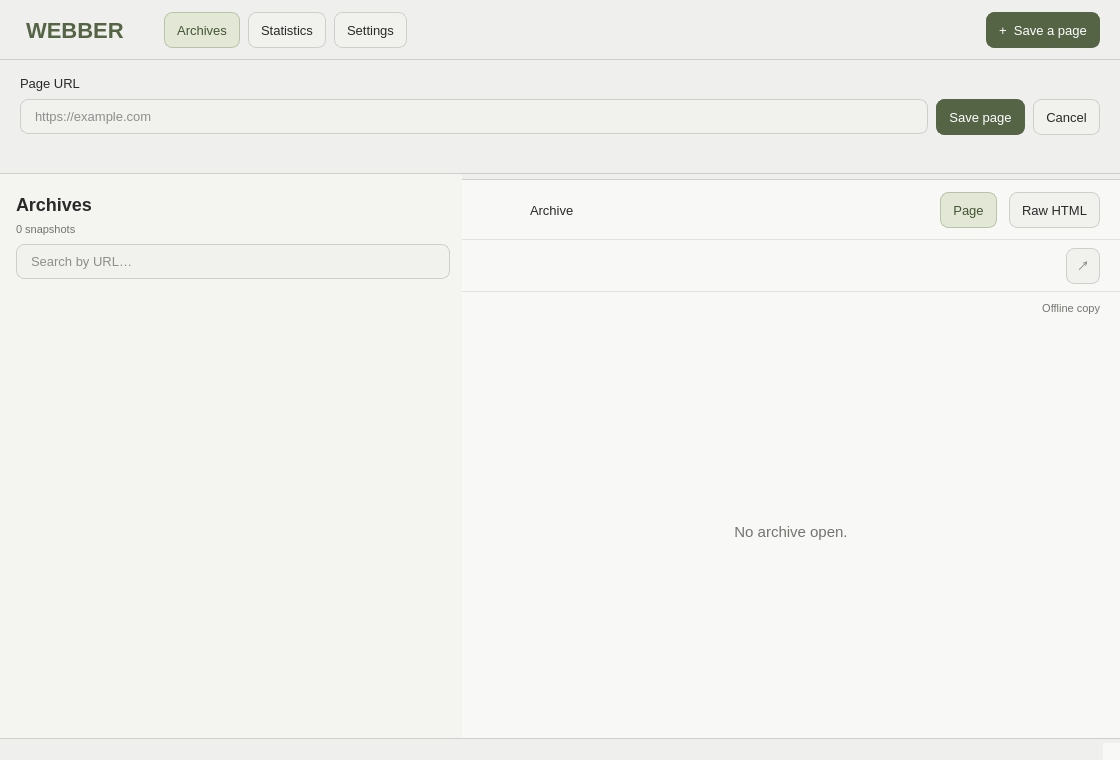
<?xml version="1.0" encoding="UTF-8"?>
<ui version="4.0">
 <class>WebberWindow</class>
 <widget class="QMainWindow" name="WebberWindow">
  <property name="geometry"><rect><x>0</x><y>0</y><width>1120</width><height>760</height></rect></property>
  <property name="minimumSize"><size><width>760</width><height>520</height></size></property>
  <property name="windowTitle"><string>Webber</string></property>
  <property name="styleSheet"><string notr="true">
QWidget { background: #f8f8f6; color: #292929; font-size: 13px; }
QLabel { background: transparent; }
QWidget#navigationBar, QWidget#capturePanel { background: #efefed; border-bottom: 1px solid #cececa; }
QLabel#brandLabel { background: transparent; color: #566446; font-size: 22px; font-weight: 600; padding: 0 8px 0 0; }
QPushButton { min-height: 18px; padding: 8px 12px; border: 1px solid #cececa; border-radius: 8px; background: #f1f1ee; }
QPushButton#sidebarToggle { padding: 5px; border: none; background: transparent; }
QPushButton#sidebarToggle:hover { background: #e9ecdf; }
QPushButton:hover { background: #e9ecdf; }
QPushButton:checked { background: #e3e8d6; color: #435435; border-color: #b7c4a7; }
QPushButton:focus { border-color: #879b76; }
QPushButton#savePageButton, QPushButton#captureButton { background: #566446; color: #ffffff; border-color: #566446; }
QPushButton#savePageButton:hover, QPushButton#captureButton:hover { background: #4b5a3d; border-color: #4b5a3d; }
QPushButton#savePageButton:pressed, QPushButton#captureButton:pressed { background: #414f35; border-color: #414f35; }
QPushButton:disabled { color: #92928e; }
QLineEdit { background: #f1f1ee; border: 1px solid #cececa; border-radius: 8px; padding: 8px 12px; selection-background-color: #d7dfc8; }
QWidget#archivePanel { background: #f4f4f1; }
QLabel#archiveHeading { background: transparent; font-size: 18px; font-weight: 500; }
QLabel#archiveCount, QLabel#snapshotDate, QLabel#offlineLabel, QLabel#previewLabel { background: transparent; color: #737370; font-size: 11px; }
QListWidget { border: none; background: #f4f4f1; padding: 3px; outline: 0; }
QListWidget::item { border: 1px solid transparent; border-bottom-color: #dededb; border-radius: 8px; padding: 12px 40px 12px 12px; margin: 3px 0; }
QListWidget::item:selected { background: #e3e8d6; color: #36442b; border-color: #b7c4a7; }
QListWidget::item:hover:!selected { background: #e9ecdf; }
QWidget#readerBar, QWidget#addressBar { border-bottom: 1px solid #e3e3df; }
QLabel#currentUrl { color: #737370; font-size: 12px; }
QLabel#emptyMessage { color: #737370; font-size: 15px; }
QPlainTextEdit { border: none; padding: 16px; background: #f8f8f6; color: #41413e; font-family: monospace; }
QSplitter::handle { background: #cececa; width: 1px; }
QSplitter::handle:hover { background: #879b76; }
QStatusBar { background: #efefed; color: #737370; border-top: 1px solid #cececa; }
QStatusBar::item { border: none; }
QLabel#settingsHeading { font-size: 22px; font-weight: 500; }
QLabel#webpageHeading { font-size: 15px; margin-top: 20px; }
QLabel#viewingDescription { color: #737370; font-size: 12px; }
QSpinBox { min-height: 18px; background: #f1f1ee; color: #292929; padding: 8px 12px; border: 1px solid #cececa; border-top-left-radius: 8px; border-bottom-left-radius: 8px; }
QPushButton#zoomDecrease, QPushButton#textSizeDecrease { background: #f1f1ee; border-radius: 0; border-left: none; padding: 6px; font-size: 19px; }
QPushButton#zoomIncrease, QPushButton#textSizeIncrease { background: #f1f1ee; border-top-left-radius: 0; border-bottom-left-radius: 0; border-top-right-radius: 8px; border-bottom-right-radius: 8px; border-left: none; padding: 6px; font-size: 19px; }
QPushButton#zoomDecrease:hover, QPushButton#zoomIncrease:hover, QPushButton#textSizeDecrease:hover, QPushButton#textSizeIncrease:hover { background: #e9ecdf; }
QSpinBox QLineEdit { padding: 0; border: none; background: transparent; color: #292929; border-radius: 0; }
QSpinBox:focus, QLineEdit:focus, QComboBox:focus { border-color: #879b76; }
QComboBox { min-height: 18px; background: #f1f1ee; color: #292929; padding: 8px 12px; border: 1px solid #cececa; border-radius: 8px; min-width: 150px; padding-right: 34px; }
QComboBox::drop-down { subcontrol-origin: padding; subcontrol-position: top right; width: 30px; border: none; background: transparent; border-top-right-radius: 8px; border-bottom-right-radius: 8px; }
QComboBox::down-arrow { image: url(icons/chevron-light.svg); width: 14px; height: 14px; }
QComboBox:hover { border-color: #566446; }
QPushButton:pressed { background: #e3e8d6; }
QComboBox QAbstractItemView { border: 1px solid #cececa; border-radius: 8px; padding: 4px; outline: none; background: #f8f8f6; color: #292929; selection-background-color: #e3e8d6; selection-color: #435435; }
QLabel#appearanceLabel { font-size: 15px; margin-top: 20px; }
QLabel#appearanceDescription, QLabel#themeStatus { color: #737370; }

QScrollBar:vertical { background: transparent; width: 12px; margin: 3px 2px; border: none; }
QScrollBar::handle:vertical { background: #cececa; min-height: 34px; border: none; border-radius: 4px; }
QScrollBar::handle:vertical:hover { background: #92928e; }
QScrollBar::handle:vertical:pressed { background: #566446; }
QScrollBar::add-line:vertical, QScrollBar::sub-line:vertical { height: 0; border: none; background: transparent; }
QScrollBar::add-page:vertical, QScrollBar::sub-page:vertical { background: transparent; border: none; }
QScrollBar:horizontal { background: transparent; height: 12px; margin: 2px 3px; border: none; }
QScrollBar::handle:horizontal { background: #cececa; min-width: 34px; border: none; border-radius: 4px; }
QScrollBar::handle:horizontal:hover { background: #92928e; }
QScrollBar::handle:horizontal:pressed { background: #566446; }
QScrollBar::add-line:horizontal, QScrollBar::sub-line:horizontal { width: 0; border: none; background: transparent; }
QScrollBar::add-page:horizontal, QScrollBar::sub-page:horizontal { background: transparent; border: none; }
QAbstractScrollArea::corner { background: transparent; border: none; }
QWidget#archiveTabsHost { background: #efefed; border-bottom: 1px solid #cececa; }
QTabBar { background: transparent; qproperty-drawBase: 0; }
QTabBar::tab { background: #f1f1ee; color: #737370; border: 1px solid #cececa; border-bottom: none; border-top-left-radius: 8px; border-top-right-radius: 8px; padding: 8px 12px 8px 0px; margin-right: 4px; min-height: 22px; min-width: 85px; max-width: 220px; }
QTabBar::tab:selected { background: #e3e8d6; color: #435435; border-color: #b7c4a7; }
QTabBar::tab:hover:!selected { background: #e9ecdf; }
QTabBar::close-button { image: url(icons/close-light.svg); width: 14px; height: 14px; border: none; background: transparent; }
QWidget#tabCloseHost { background: transparent; }
QToolButton#tabCloseButton { background: transparent; border: none; border-radius: 6px; padding: 4px; }
QToolButton#tabCloseButton:hover { background: #e9ecdf; }
QToolButton#tabCloseButton:pressed { background: #e3e8d6; }
QToolButton#tabCloseButton:focus { border: 1px solid #879b76; }
QTabBar QToolButton { background: #f1f1ee; color: #292929; border: none; border-radius: 5px; }
QToolTip { background: #f8f8f6; color: #292929; border: 1px solid #cececa; border-radius: 6px; padding: 6px 8px; }
  </string></property>
  <widget class="QWidget" name="centralWidget">
   <layout class="QVBoxLayout" name="rootLayout">
    <property name="spacing"><number>0</number></property><property name="leftMargin"><number>0</number></property><property name="topMargin"><number>0</number></property><property name="rightMargin"><number>0</number></property><property name="bottomMargin"><number>0</number></property>
    <item><widget class="QWidget" name="navigationBar"><layout class="QHBoxLayout" name="navigationLayout">
     <property name="leftMargin"><number>20</number></property><property name="topMargin"><number>12</number></property><property name="rightMargin"><number>20</number></property><property name="bottomMargin"><number>12</number></property>
     <property name="spacing"><number>8</number></property><item><widget class="QLabel" name="brandLabel"><property name="text"><string>WEBBER</string></property></widget></item>
     <item><spacer name="brandSpacer"><property name="sizeType"><enum>QSizePolicy::Fixed</enum></property><property name="orientation"><enum>Qt::Horizontal</enum></property><property name="sizeHint" stdset="0"><size><width>18</width><height>20</height></size></property></spacer></item>
     <item><widget class="QPushButton" name="archivesButton"><property name="text"><string>Archives</string></property><property name="checkable"><bool>true</bool></property><property name="checked"><bool>true</bool></property></widget></item>
     <item><widget class="QPushButton" name="statisticsButton"><property name="text"><string>Statistics</string></property><property name="checkable"><bool>true</bool></property></widget></item>
     <item><widget class="QPushButton" name="settingsButton"><property name="text"><string>Settings</string></property><property name="checkable"><bool>true</bool></property></widget></item>
     <item><spacer name="toolbarSpacer"><property name="orientation"><enum>Qt::Horizontal</enum></property><property name="sizeHint" stdset="0"><size><width>300</width><height>20</height></size></property></spacer></item>
     <item><widget class="QPushButton" name="savePageButton"><property name="text"><string>+  Save a page</string></property><property name="checkable"><bool>true</bool></property></widget></item>
    </layout></widget></item>
    <item><widget class="QWidget" name="capturePanel"><property name="visible"><bool>false</bool></property><layout class="QVBoxLayout" name="captureLayout">
     <property name="leftMargin"><number>20</number></property><property name="rightMargin"><number>20</number></property>
     <property name="spacing"><number>8</number></property><property name="topMargin"><number>16</number></property><property name="bottomMargin"><number>16</number></property><item><widget class="QLabel" name="captureLabel"><property name="text"><string>Page URL</string></property><property name="buddy"><cstring>urlInput</cstring></property></widget></item>
     <item><layout class="QHBoxLayout" name="captureRow"><property name="spacing"><number>8</number></property><item><widget class="QLineEdit" name="urlInput"><property name="placeholderText"><string>https://example.com</string></property><property name="clearButtonEnabled"><bool>true</bool></property></widget></item><item><widget class="QPushButton" name="captureButton"><property name="text"><string>Save page</string></property></widget></item><item><widget class="QPushButton" name="cancelCaptureButton"><property name="text"><string>Cancel</string></property></widget></item></layout></item>
     <item><widget class="QLabel" name="captureStatus"><property name="text"><string/></property><property name="wordWrap"><bool>true</bool></property></widget></item>
    </layout></widget></item>
    <item><widget class="QStackedWidget" name="mainStack"><property name="currentIndex"><number>0</number></property>
     <widget class="QWidget" name="archivesPage"><layout class="QVBoxLayout" name="archivesPageLayout"><property name="spacing"><number>0</number></property><property name="leftMargin"><number>0</number></property><property name="topMargin"><number>0</number></property><property name="rightMargin"><number>0</number></property><property name="bottomMargin"><number>0</number></property>
      <item><widget class="QSplitter" name="workspaceSplitter"><property name="orientation"><enum>Qt::Horizontal</enum></property><property name="childrenCollapsible"><bool>false</bool></property>
       <widget class="QWidget" name="archivePanel"><property name="minimumSize"><size><width>240</width><height>0</height></size></property><layout class="QVBoxLayout" name="archiveLayout"><property name="leftMargin"><number>16</number></property><property name="topMargin"><number>20</number></property><property name="rightMargin"><number>12</number></property><property name="bottomMargin"><number>12</number></property>
        <property name="spacing"><number>8</number></property><item><widget class="QLabel" name="archiveHeading"><property name="text"><string>Archives</string></property></widget></item>
        <item><widget class="QLabel" name="archiveCount"><property name="text"><string>0 snapshots</string></property></widget></item>
        <item><widget class="QLineEdit" name="searchInput"><property name="placeholderText"><string>Search by URL…</string></property><property name="clearButtonEnabled"><bool>true</bool></property><property name="accessibleName"><string>Search snapshots by URL</string></property></widget></item>
        <item><widget class="QListWidget" name="snapshotList"><property name="mouseTracking"><bool>true</bool></property><property name="accessibleName"><string>Archived snapshots</string></property></widget></item>
       </layout></widget>
       <widget class="QWidget" name="readerPanel"><layout class="QVBoxLayout" name="readerLayout"><property name="spacing"><number>0</number></property><property name="leftMargin"><number>0</number></property><property name="topMargin"><number>0</number></property><property name="rightMargin"><number>0</number></property><property name="bottomMargin"><number>0</number></property>
        <item><widget class="QWidget" name="archiveTabsHost"><layout class="QVBoxLayout" name="archiveTabsLayout"><property name="leftMargin"><number>8</number></property><property name="topMargin"><number>6</number></property><property name="rightMargin"><number>8</number></property><property name="bottomMargin"><number>0</number></property></layout></widget></item>
        <item><widget class="QWidget" name="readerBar"><layout class="QHBoxLayout" name="readerBarLayout"><property name="leftMargin"><number>20</number></property><property name="topMargin"><number>12</number></property><property name="rightMargin"><number>20</number></property><property name="bottomMargin"><number>12</number></property>
         <property name="spacing"><number>12</number></property><item><widget class="QPushButton" name="sidebarToggle"><property name="text"><string/></property><property name="minimumSize"><size><width>36</width><height>34</height></size></property><property name="maximumSize"><size><width>36</width><height>34</height></size></property><property name="icon"><iconset><normaloff>icons/sidebar-light.svg</normaloff>icons/sidebar-light.svg</iconset></property><property name="iconSize"><size><width>22</width><height>22</height></size></property><property name="checkable"><bool>true</bool></property><property name="checked"><bool>true</bool></property><property name="toolTip"><string>Hide sidebar</string></property><property name="accessibleName"><string>Archive sidebar</string></property></widget></item>
         <item><widget class="QLabel" name="pageTitle"><property name="text"><string>Archive</string></property></widget></item><item><spacer name="readerSpacer"><property name="orientation"><enum>Qt::Horizontal</enum></property><property name="sizeHint" stdset="0"><size><width>100</width><height>20</height></size></property></spacer></item>
         <item><widget class="QPushButton" name="pageButton"><property name="text"><string>Page</string></property><property name="checkable"><bool>true</bool></property><property name="checked"><bool>true</bool></property></widget></item><item><widget class="QPushButton" name="rawButton"><property name="text"><string>Raw HTML</string></property><property name="checkable"><bool>true</bool></property></widget></item>
        </layout></widget></item>
        <item><widget class="QWidget" name="addressBar"><layout class="QHBoxLayout" name="addressLayout"><property name="leftMargin"><number>20</number></property><property name="rightMargin"><number>20</number></property><property name="spacing"><number>12</number></property><property name="topMargin"><number>8</number></property><property name="bottomMargin"><number>8</number></property><item><widget class="QLabel" name="currentUrl"><property name="text"><string/></property><property name="wordWrap"><bool>true</bool></property><property name="textInteractionFlags"><set>Qt::TextSelectableByMouse</set></property></widget></item><item><widget class="QPushButton" name="openWindowButton"><property name="minimumSize"><size><width>34</width><height>30</height></size></property><property name="maximumSize"><size><width>34</width><height>36</height></size></property><property name="text"><string>↗</string></property><property name="toolTip"><string>Open in new window</string></property><property name="accessibleName"><string>Open archive in new window</string></property><property name="enabled"><bool>false</bool></property></widget></item></layout></widget></item>
        <item><layout class="QHBoxLayout" name="metadataLayout"><property name="leftMargin"><number>20</number></property><property name="topMargin"><number>10</number></property><property name="rightMargin"><number>20</number></property><property name="bottomMargin"><number>10</number></property><property name="spacing"><number>12</number></property><item><widget class="QLabel" name="snapshotDate"><property name="text"><string/></property></widget></item><item><widget class="QLabel" name="offlineLabel"><property name="text"><string>Offline copy</string></property><property name="alignment"><set>Qt::AlignRight|Qt::AlignVCenter</set></property></widget></item></layout></item>
        <item><widget class="QStackedWidget" name="viewerStack"><property name="currentIndex"><number>0</number></property>
         <widget class="QWidget" name="emptyPage"><layout class="QVBoxLayout" name="emptyLayout"><item><widget class="QLabel" name="emptyMessage"><property name="text"><string>No archive open.</string></property><property name="alignment"><set>Qt::AlignCenter</set></property><property name="wordWrap"><bool>true</bool></property></widget></item></layout></widget>
         <widget class="QWidget" name="webPage"><layout class="QVBoxLayout" name="webLayout"><property name="leftMargin"><number>0</number></property><property name="topMargin"><number>0</number></property><property name="rightMargin"><number>0</number></property><property name="bottomMargin"><number>0</number></property><item><widget class="QWidget" name="webViewHost"><layout class="QVBoxLayout" name="webViewLayout"><property name="leftMargin"><number>0</number></property><property name="topMargin"><number>0</number></property><property name="rightMargin"><number>0</number></property><property name="bottomMargin"><number>0</number></property><item><widget class="QLabel" name="designerViewerPlaceholder"><property name="text"><string>Webpage</string></property><property name="alignment"><set>Qt::AlignCenter</set></property></widget></item></layout></widget></item></layout></widget>
         <widget class="QWidget" name="rawPage"><layout class="QVBoxLayout" name="rawLayout"><property name="leftMargin"><number>0</number></property><property name="topMargin"><number>0</number></property><property name="rightMargin"><number>0</number></property><property name="bottomMargin"><number>0</number></property><item><widget class="QPlainTextEdit" name="rawHtml"><property name="readOnly"><bool>true</bool></property><property name="placeholderText"><string>Raw HTML</string></property></widget></item></layout></widget>
        </widget></item>
       </layout></widget>
      </widget></item>
     </layout></widget>
     <widget class="QWidget" name="statisticsPage"/>
     <widget class="QWidget" name="settingsPage"><layout class="QVBoxLayout" name="settingsPageLayout"><property name="leftMargin"><number>0</number></property><property name="topMargin"><number>0</number></property><property name="rightMargin"><number>0</number></property><property name="bottomMargin"><number>0</number></property><item><widget class="QScrollArea" name="settingsScrollArea"><property name="frameShape"><enum>QFrame::NoFrame</enum></property><property name="widgetResizable"><bool>true</bool></property><widget class="QWidget" name="settingsContents"><layout class="QVBoxLayout" name="settingsLayout">
      <property name="leftMargin"><number>28</number></property><property name="topMargin"><number>28</number></property><property name="rightMargin"><number>28</number></property><property name="bottomMargin"><number>28</number></property>
      <property name="spacing"><number>12</number></property><item><widget class="QLabel" name="settingsHeading"><property name="text"><string>Settings</string></property></widget></item>
      <item><widget class="QLabel" name="appearanceLabel"><property name="text"><string>Appearance</string></property></widget></item>
      <item><layout class="QHBoxLayout" name="themeControls"><property name="spacing"><number>8</number></property><item><widget class="QPushButton" name="lightModeButton"><property name="text"><string>Light</string></property><property name="checkable"><bool>true</bool></property><property name="checked"><bool>true</bool></property></widget></item><item><widget class="QPushButton" name="darkModeButton"><property name="text"><string>Dark</string></property><property name="checkable"><bool>true</bool></property></widget></item><item><spacer name="themeSpacer"><property name="orientation"><enum>Qt::Horizontal</enum></property><property name="sizeHint" stdset="0"><size><width>400</width><height>20</height></size></property></spacer></item></layout></item>
      <item><widget class="QLabel" name="webpageHeading"><property name="text"><string>Webpage viewing</string></property></widget></item>
      <item><layout class="QFormLayout" name="viewingForm"><property name="formAlignment"><set>Qt::AlignLeft|Qt::AlignTop</set></property><property name="labelAlignment"><set>Qt::AlignLeft|Qt::AlignVCenter</set></property><property name="horizontalSpacing"><number>24</number></property><property name="verticalSpacing"><number>12</number></property><property name="fieldGrowthPolicy"><enum>QFormLayout::FieldsStayAtSizeHint</enum></property>
       <item row="0" column="0"><widget class="QLabel" name="pageZoomLabel"><property name="text"><string>Page zoom</string></property><property name="buddy"><cstring>pageZoomInput</cstring></property></widget></item>
       <item row="0" column="1"><widget class="QWidget" name="zoomStepper"><property name="maximumSize"><size><width>220</width><height>36</height></size></property><property name="minimumSize"><size><width>220</width><height>36</height></size></property><layout class="QHBoxLayout" name="zoomStepperLayout"><property name="spacing"><number>0</number></property><property name="leftMargin"><number>0</number></property><property name="topMargin"><number>0</number></property><property name="rightMargin"><number>0</number></property><property name="bottomMargin"><number>0</number></property><item><widget class="QSpinBox" name="pageZoomInput"><property name="minimumSize"><size><width>115</width><height>36</height></size></property><property name="buttonSymbols"><enum>QAbstractSpinBox::NoButtons</enum></property><property name="keyboardTracking"><bool>false</bool></property><property name="suffix"><string>%</string></property><property name="minimum"><number>75</number></property><property name="maximum"><number>200</number></property><property name="singleStep"><number>5</number></property><property name="value"><number>100</number></property></widget></item><item><widget class="QPushButton" name="zoomDecrease"><property name="text"><string>−</string></property><property name="accessibleName"><string>Decrease page zoom</string></property><property name="minimumSize"><size><width>42</width><height>36</height></size></property><property name="maximumSize"><size><width>42</width><height>42</height></size></property></widget></item><item><widget class="QPushButton" name="zoomIncrease"><property name="text"><string>+</string></property><property name="accessibleName"><string>Increase page zoom</string></property><property name="minimumSize"><size><width>42</width><height>36</height></size></property><property name="maximumSize"><size><width>42</width><height>42</height></size></property></widget></item></layout></widget></item>
       <item row="1" column="0"><widget class="QLabel" name="textSizeLabel"><property name="text"><string>Text size</string></property><property name="buddy"><cstring>textSizeInput</cstring></property></widget></item>
       <item row="1" column="1"><widget class="QWidget" name="textSizeStepper"><property name="maximumSize"><size><width>220</width><height>36</height></size></property><property name="minimumSize"><size><width>220</width><height>36</height></size></property><layout class="QHBoxLayout" name="textSizeStepperLayout"><property name="spacing"><number>0</number></property><property name="leftMargin"><number>0</number></property><property name="topMargin"><number>0</number></property><property name="rightMargin"><number>0</number></property><property name="bottomMargin"><number>0</number></property><item><widget class="QSpinBox" name="textSizeInput"><property name="minimumSize"><size><width>115</width><height>36</height></size></property><property name="buttonSymbols"><enum>QAbstractSpinBox::NoButtons</enum></property><property name="keyboardTracking"><bool>false</bool></property><property name="suffix"><string> pt</string></property><property name="minimum"><number>10</number></property><property name="maximum"><number>32</number></property><property name="singleStep"><number>1</number></property><property name="value"><number>12</number></property></widget></item><item><widget class="QPushButton" name="textSizeDecrease"><property name="text"><string>−</string></property><property name="accessibleName"><string>Decrease text size</string></property><property name="minimumSize"><size><width>42</width><height>36</height></size></property><property name="maximumSize"><size><width>42</width><height>42</height></size></property></widget></item><item><widget class="QPushButton" name="textSizeIncrease"><property name="text"><string>+</string></property><property name="accessibleName"><string>Increase text size</string></property><property name="minimumSize"><size><width>42</width><height>36</height></size></property><property name="maximumSize"><size><width>42</width><height>42</height></size></property></widget></item></layout></widget></item>
       <item row="2" column="0"><widget class="QLabel" name="fontLabel"><property name="text"><string>Font</string></property><property name="buddy"><cstring>fontCombo</cstring></property></widget></item>
       <item row="2" column="1"><widget class="QComboBox" name="fontCombo"><property name="minimumSize"><size><width>220</width><height>36</height></size></property><property name="maximumSize"><size><width>220</width><height>36</height></size></property><item><property name="text"><string>Sans serif</string></property></item><item><property name="text"><string>Serif</string></property></item><item><property name="text"><string>Monospace</string></property></item></widget></item>
       <item row="3" column="0"><widget class="QLabel" name="spacingLabel"><property name="text"><string>Line spacing</string></property><property name="buddy"><cstring>lineSpacingCombo</cstring></property></widget></item>
       <item row="3" column="1"><widget class="QComboBox" name="lineSpacingCombo"><property name="minimumSize"><size><width>220</width><height>36</height></size></property><property name="maximumSize"><size><width>220</width><height>36</height></size></property><item><property name="text"><string>Normal</string></property></item><item><property name="text"><string>Comfortable</string></property></item></widget></item>
      </layout></item>
      <item><layout class="QHBoxLayout" name="resetRow"><property name="spacing"><number>8</number></property><item><widget class="QPushButton" name="resetSettingsButton"><property name="text"><string>Reset all settings</string></property></widget></item><item><spacer name="resetSpacer"><property name="orientation"><enum>Qt::Horizontal</enum></property><property name="sizeHint" stdset="0"><size><width>400</width><height>20</height></size></property></spacer></item></layout></item>
      <item><spacer name="settingsVerticalSpacer"><property name="orientation"><enum>Qt::Vertical</enum></property><property name="sizeHint" stdset="0"><size><width>20</width><height>12</height></size></property></spacer></item>
     </layout></widget></widget></item></layout></widget>

    </widget></item>
   </layout>
  </widget>
  <widget class="QStatusBar" name="statusbar"/>
 </widget>
 <tabstops><tabstop>archivesButton</tabstop><tabstop>statisticsButton</tabstop><tabstop>settingsButton</tabstop><tabstop>savePageButton</tabstop><tabstop>searchInput</tabstop><tabstop>snapshotList</tabstop><tabstop>sidebarToggle</tabstop><tabstop>pageButton</tabstop><tabstop>rawButton</tabstop><tabstop>openWindowButton</tabstop></tabstops>
 <resources/>
 <connections>
  <connection><sender>savePageButton</sender><signal>toggled(bool)</signal><receiver>capturePanel</receiver><slot>setVisible(bool)</slot><hints><hint type="sourcelabel"><x>0</x><y>0</y></hint><hint type="destinationlabel"><x>0</x><y>0</y></hint></hints></connection>
 </connections>
</ui>
